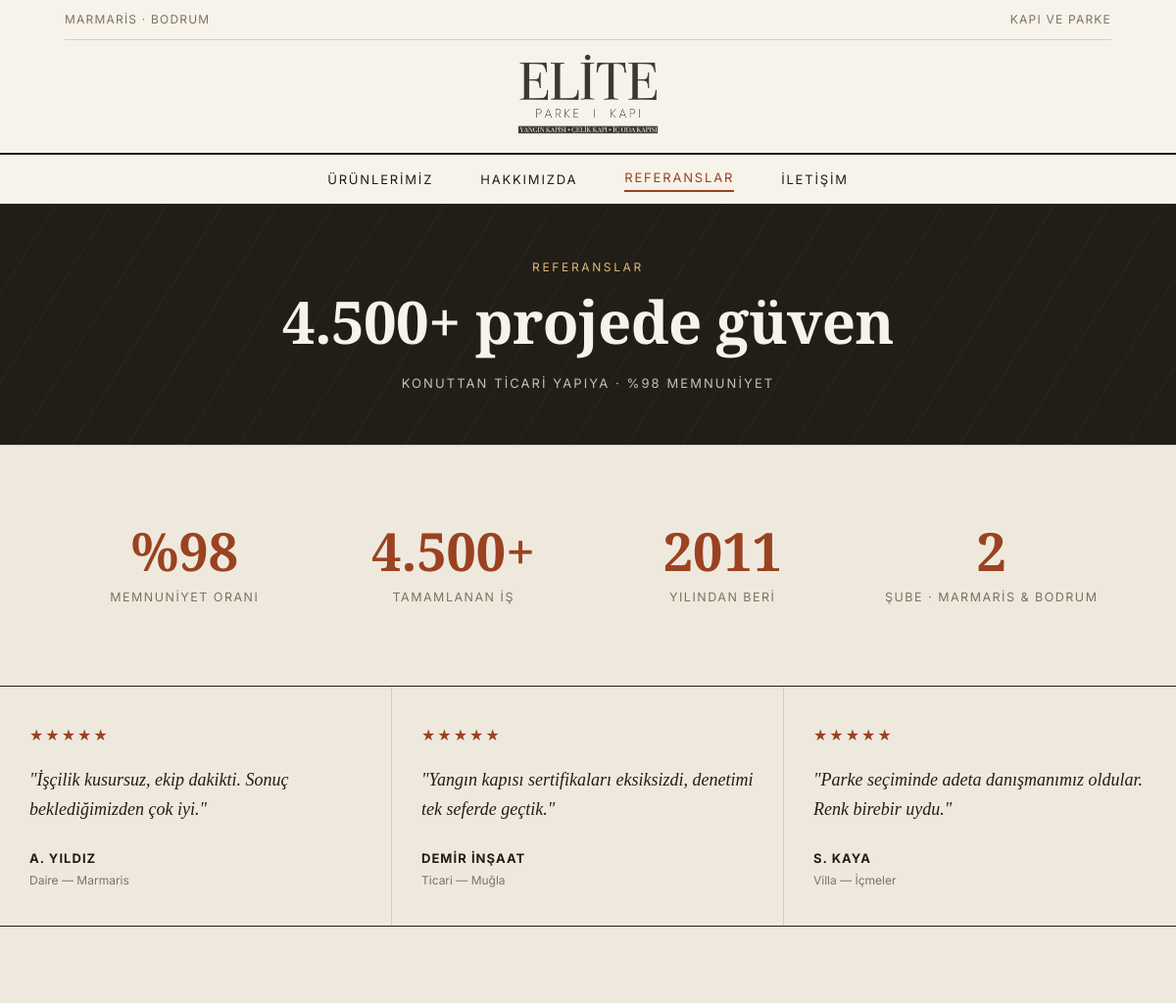
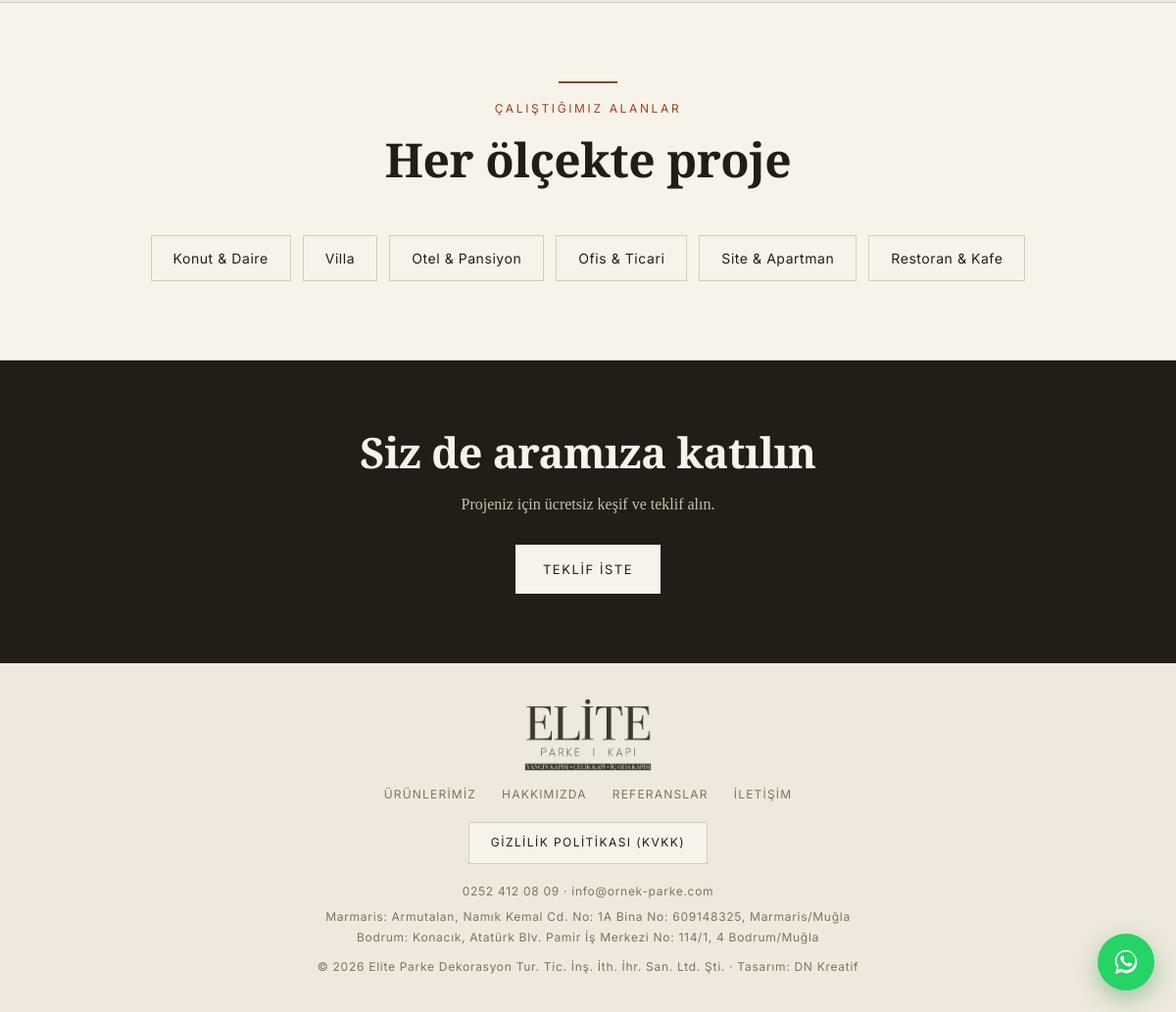
The page /referanslar on the database its author committed (2 pictures, top to bottom).
### tables this page shows
CREATE TABLE IF NOT EXISTS referanslar (
  id    INT AUTO_INCREMENT PRIMARY KEY,
  yorum TEXT NOT NULL,
  ad    VARCHAR(100) NOT NULL,
  yer   VARCHAR(150) DEFAULT '',
  sira  INT DEFAULT 0
);

### store.php (called while the page is built, shortened)
<?php
function store_ayar_varsayilan(): array {
    return [
        'site_ad'   => 'Elite Parke',
        'firma_tam' => 'Elite Parke Dekorasyon Tur. Tic. İnş. İth. İhr. San. Ltd. Şti.',
        'tagline'   => 'Yangın Kapısı · Çelik Kapı · İç Oda Kapısı',
        'telefon'   => '0252 412 08 09',
        'whatsapp'  => '',
        'email'     => 'info@ornek-parke.com',
        'adres'     => 'Armutalan, Namık Kemal Cd. No: 1A Bina No: 609148325, Marmaris/Muğla',
        'adres2'    => 'Konacık, Atatürk Blv. Pamir İş Merkezi No: 114/1, 4 Bodrum/Muğla',
        'calisma'   => 'Pzt–Cmt 09:00–18:00',
        'gizlilik_tarih' => '1 Eylül 2026',
        'gizlilik'  => gizlilik_varsayilan(),
    ];
}
function store_load(): array {
    $pdo = db();
    $ayarlar = store_ayar_varsayilan();
    foreach ($pdo->query("SELECT anahtar, deger FROM ayarlar") as $r) {
        $ayarlar[$r['anahtar']] = $r['deger'];
    }
    $urunler     = $pdo->query("SELECT no, baslik, sinif, gorsel, aciklama FROM urunler ORDER BY sira, id")->fetchAll();
    $referanslar = $pdo->query("SELECT yorum, ad, yer FROM referanslar ORDER BY sira, id")->fetchAll();
    return ['ayarlar' => $ayarlar, 'urunler' => $urunler, 'referanslar' => $referanslar];
}

### config.php (called while the page is built, shortened)
<?php
require_once __DIR__ . '/store.php';
$SITE = store_load();
$REFERANSLAR = $SITE['referanslar'];
if (!function_exists('e')) {
    function e($s){ return htmlspecialchars($s ?? '', ENT_QUOTES, 'UTF-8'); }
}

### pages/referanslar.php (the view, shortened to what this page needs)
<div class="ph ph-dark">
  <div class="wrap">
    <div class="label">Referanslar</div>
    <h1>4.500+ projede güven</h1>
    <div class="alt">Konuttan ticari yapıya · %98 memnuniyet</div>
  </div>
</div>
<section>
  <div class="wrap">
    <div class="rakamlar">
      <div class="r"><b>%98</b><small>Memnuniyet oranı</small></div>
      <div class="r"><b>4.500+</b><small>Tamamlanan iş</small></div>
      <div class="r"><b>2011</b><small>yılından beri</small></div>
      <div class="r"><b>2</b><small>Şube · Marmaris & Bodrum</small></div>
    </div>
  </div>
</section>
<section style="padding-top:0;border-top:none">
  <div class="quotes">
    <?php foreach ($REFERANSLAR as $r): ?>
      <div class="qc">
        <div class="stars">★★★★★</div>
        <p>"<?= e($r['yorum']) ?>"</p>
        <b><?= e($r['ad']) ?></b>
        <small><?= e($r['yer']) ?></small>
      </div>
    <?php endforeach; ?>
  </div>
</section>
<section class="section-paper">
  <div class="wrap">
    <div class="sec-head">
      <div class="rule"></div>
      <div class="label">Çalıştığımız alanlar</div>
      <h2>Her ölçekte proje</h2>
    </div>
    <div class="etiketler">
      <span>Konut & Daire</span>
      <span>Villa</span>
      <span>Otel & Pansiyon</span>
      <span>Ofis & Ticari</span>
      <span>Site & Apartman</span>
      <span>Restoran & Kafe</span>
    </div>
  </div>
</section>
<section class="cta-serit">
  <div class="wrap">
    <h2>Siz de aramıza katılın</h2>
    <p>Projeniz için ücretsiz keşif ve teklif alın.</p>
    <a class="btn-ana" href="iletisim">Teklif İste</a>
  </div>
</section>

### assets/css/style.css (style rules this page uses)
:root { --bg:#efe9dd; --paper:#f7f3ea; --ink:#211e18; --rust:#9a4221; --muted:#7c7363; --line:#d6cdba; }
* { margin:0;padding:0;box-sizing:border-box }
html { scroll-behavior:smooth }
body { background:var(--bg);color:var(--ink);font-family:'Source Serif 4',Georgia,serif;line-height:1.7;-webkit-font-smoothing:antialiased }
h1,h2,h3 { font-weight:600;line-height:1.12;letter-spacing:-.01em }
a { color:inherit;text-decoration:none }
.wrap { max-width:1140px;margin:0 auto;padding:0 36px }
.label { font-family:'Inter';font-size:12px;letter-spacing:.22em;text-transform:uppercase;color:var(--rust) }
.ph { border-bottom:1px solid var(--line) }
.ph > .wrap { padding-top:54px;padding-bottom:52px }
.ph h1 { font-weight:700 }
.ph-dark { background:var(--ink);color:var(--paper);border-bottom:none;position:relative;overflow:hidden }
.ph-dark::before { content:'';position:absolute;inset:0;background:repeating-linear-gradient(122deg,rgba(255,255,255,.035) 0 1px,transparent 1px 48px) }
.ph-dark > .wrap { position:relative;text-align:center }
.ph-dark .label { color:#e0b877 }
.ph-dark h1 { font-size:clamp(38px,5vw,64px);margin-top:12px }
.ph-dark .alt { font-family:'Inter';font-size:13px;letter-spacing:.16em;text-transform:uppercase;color:#c9bfae;margin-top:18px }
.btn-ana { display:inline-block;background:var(--ink);color:var(--paper);padding:14px 28px;font-family:'Inter';font-size:13px;letter-spacing:.12em;text-transform:uppercase;transition:.2s }
.cta-serit { background:var(--ink);color:var(--paper);text-align:center;padding:70px 0 }
.cta-serit h2 { font-size:clamp(28px,3.6vw,44px);margin-bottom:14px }
.cta-serit p { color:#c9bfae;margin-bottom:28px;max-width:520px;margin-left:auto;margin-right:auto }
.cta-serit .btn-ana { background:var(--paper);color:var(--ink) }
section { padding:80px 0;border-top:1px solid var(--line) }
.sec-head { text-align:center;max-width:600px;margin:0 auto 50px }
.sec-head h2 { font-size:clamp(32px,4vw,50px);margin:14px 0 }
.rule { width:60px;height:2px;background:var(--rust);margin:0 auto 16px }
.quotes { display:grid;grid-template-columns:repeat(3,1fr);gap:0;border-top:1px solid var(--ink);border-bottom:1px solid var(--ink) }
.qc { padding:36px 30px;border-right:1px solid var(--line) }
.qc:last-child { border-right:none }
.qc .stars { color:var(--rust);letter-spacing:2px;margin-bottom:16px }
.qc p { font-size:18px;font-style:italic;margin-bottom:20px }
.qc b { font-family:'Inter';font-size:13px;letter-spacing:.08em;text-transform:uppercase }
.qc small { font-family:'Inter';color:var(--muted);display:block;font-size:12px }
.section-paper { background:var(--paper) }
.rakamlar { display:grid;grid-template-columns:repeat(4,1fr);gap:30px;text-align:center }
.rakamlar .r b { font-size:clamp(38px,4.5vw,58px);font-weight:700;color:var(--rust);display:block;line-height:1 }
.rakamlar .r small { font-family:'Inter';font-size:12.5px;letter-spacing:.12em;text-transform:uppercase;color:var(--muted);margin-top:10px;display:block }
.etiketler { display:flex;flex-wrap:wrap;gap:12px;justify-content:center }
.etiketler span { border:1px solid var(--line);background:var(--paper);padding:11px 22px;font-family:'Inter';font-size:14px;letter-spacing:.04em }

### rows shown on the page
referanslar: yorum "İşçilik kusursuz, ekip dakikti. Sonuç beklediğimizden çok iyi.", ad "A. YILDIZ", yer "Daire — Marmaris"
referanslar: yorum "Yangın kapısı sertifikaları eksiksizdi, denetimi tek seferde geçtik.", ad "DEMIR İNŞAAT", yer "Ticari — Muğla"
referanslar: yorum "Parke seçiminde adeta danışmanımız oldular. Renk birebir uydu.", ad "S. KAYA", yer "Villa — İçmeler"

### other values the page prints
$m['baslik'] "ÜRÜNLERIMIZ"
$m['baslik'] "HAKKIMIZDA"
$m['baslik'] "REFERANSLAR"
$m['baslik'] "İLETIŞIM"
TELEFON "0252 412 08 09"
EMAIL "info@ornek-parke.com"
ADRES "Armutalan, Namık Kemal Cd. No: 1A Bina No: 609148325, Marmaris/Muğla"
ADRES2 "Konacık, Atatürk Blv. Pamir İş Merkezi No: 114/1, 4 Bodrum/Muğla"
YIL "2026"
FIRMA_TAM "Elite Parke Dekorasyon Tur. Tic. İnş. İth. İhr. San. Ltd. Şti."
